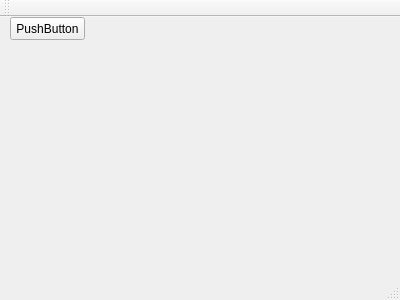
<?xml version="1.0" encoding="UTF-8"?>
<ui version="4.0">
 <class>MainWindow</class>
 <widget class="QMainWindow" name="MainWindow">
  <property name="geometry">
   <rect>
    <x>0</x>
    <y>0</y>
    <width>400</width>
    <height>300</height>
   </rect>
  </property>
  <property name="windowTitle">
   <string>MainWindow</string>
  </property>
  <widget class="QWidget" name="centralWidget">
   <widget class="QPushButton" name="pushButton">
    <property name="geometry">
     <rect>
      <x>10</x>
      <y>0</y>
      <width>75</width>
      <height>23</height>
     </rect>
    </property>
    <property name="text">
     <string>PushButton</string>
    </property>
   </widget>
  </widget>
  <widget class="QMenuBar" name="menuBar">
   <property name="geometry">
    <rect>
     <x>0</x>
     <y>0</y>
     <width>400</width>
     <height>21</height>
    </rect>
   </property>
  </widget>
  <widget class="QToolBar" name="mainToolBar">
   <attribute name="toolBarArea">
    <enum>TopToolBarArea</enum>
   </attribute>
   <attribute name="toolBarBreak">
    <bool>false</bool>
   </attribute>
  </widget>
  <widget class="QStatusBar" name="statusBar"/>
 </widget>
 <layoutdefault spacing="6" margin="11"/>
 <resources/>
 <connections/>
</ui>
